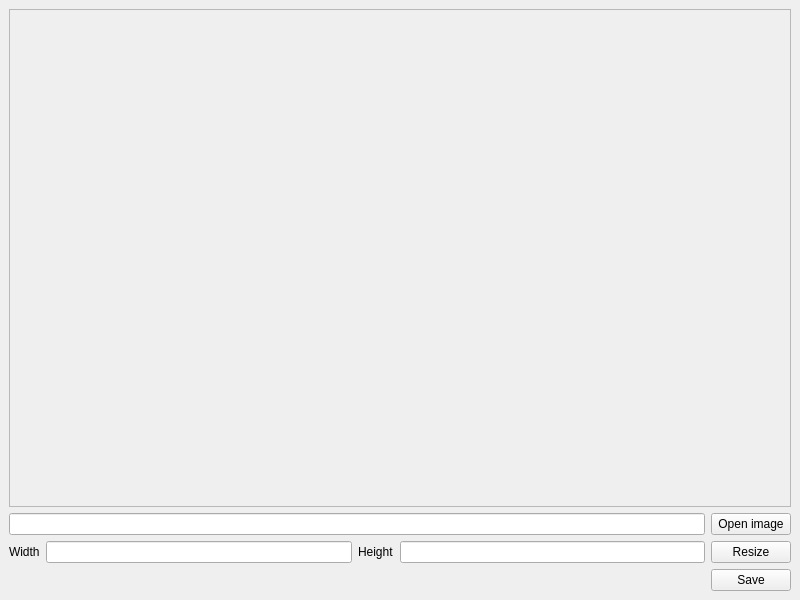
<?xml version="1.0" encoding="UTF-8"?>
<ui version="4.0">
 <class>MainWindow</class>
 <widget class="QMainWindow" name="MainWindow">
  <property name="geometry">
   <rect>
    <x>0</x>
    <y>0</y>
    <width>800</width>
    <height>600</height>
   </rect>
  </property>
  <property name="windowTitle">
   <string>MainWindow</string>
  </property>
  <widget class="QWidget" name="centralwidget">
   <layout class="QGridLayout" name="gridLayout">
    <item row="2" column="2">
     <widget class="QLabel" name="label_2">
      <property name="text">
       <string>Height</string>
      </property>
     </widget>
    </item>
    <item row="1" column="0" colspan="4">
     <widget class="QLineEdit" name="linedit_image_path"/>
    </item>
    <item row="1" column="4">
     <widget class="QPushButton" name="btn_open_image">
      <property name="text">
       <string>Open image</string>
      </property>
     </widget>
    </item>
    <item row="2" column="0">
     <widget class="QLabel" name="label">
      <property name="text">
       <string>Width</string>
      </property>
     </widget>
    </item>
    <item row="2" column="3">
     <widget class="QLineEdit" name="linedit_image_height"/>
    </item>
    <item row="2" column="1">
     <widget class="QLineEdit" name="linedit_image_width">
      <property name="enabled">
       <bool>true</bool>
      </property>
      <property name="maxLength">
       <number>32725</number>
      </property>
     </widget>
    </item>
    <item row="2" column="4">
     <widget class="QPushButton" name="btn_resize">
      <property name="text">
       <string>Resize</string>
      </property>
     </widget>
    </item>
    <item row="0" column="0" colspan="5">
     <widget class="QScrollArea" name="scrollArea">
      <property name="widgetResizable">
       <bool>true</bool>
      </property>
      <widget class="QWidget" name="scrollAreaWidgetContents">
       <property name="geometry">
        <rect>
         <x>0</x>
         <y>0</y>
         <width>780</width>
         <height>487</height>
        </rect>
       </property>
       <layout class="QGridLayout" name="gridLayout_2">
        <item row="0" column="0">
         <widget class="QLabel" name="label_image">
          <property name="text">
           <string/>
          </property>
         </widget>
        </item>
       </layout>
      </widget>
     </widget>
    </item>
    <item row="3" column="4">
     <widget class="QPushButton" name="btn_save">
      <property name="text">
       <string>Save</string>
      </property>
     </widget>
    </item>
   </layout>
  </widget>
 </widget>
 <resources/>
 <connections/>
</ui>
